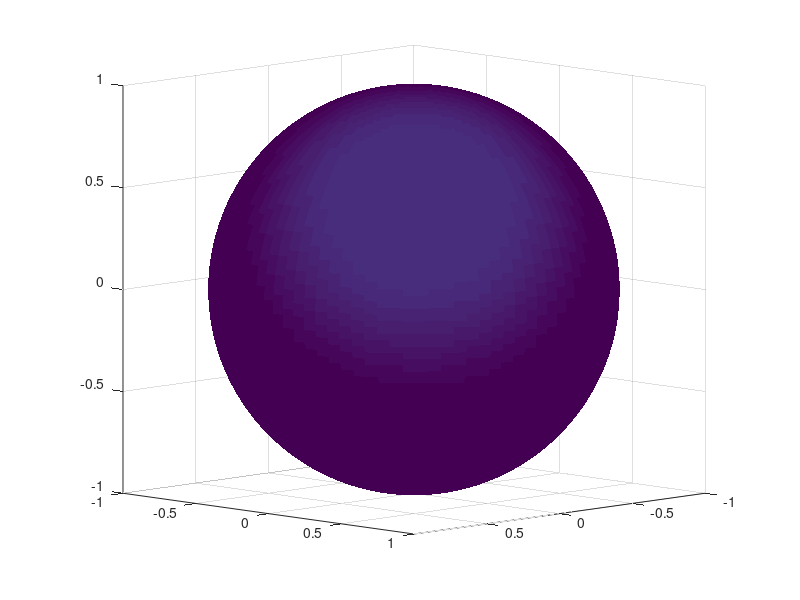
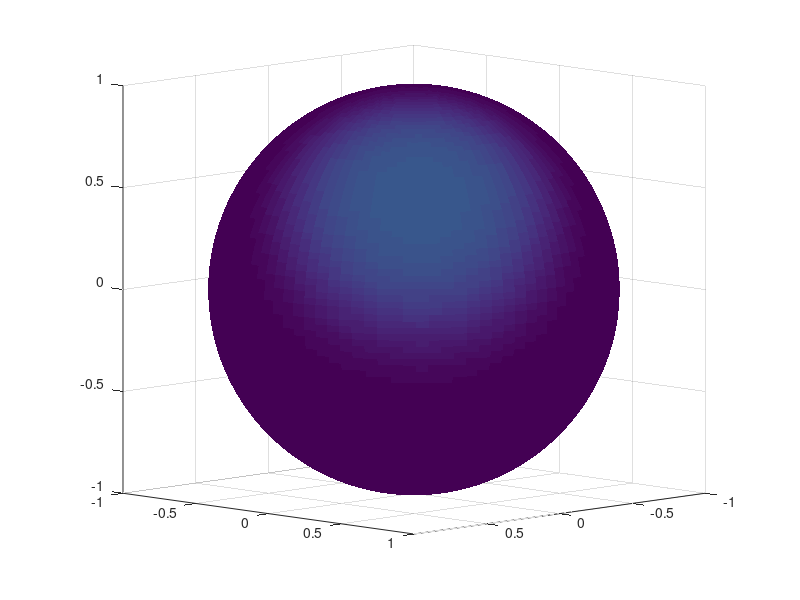
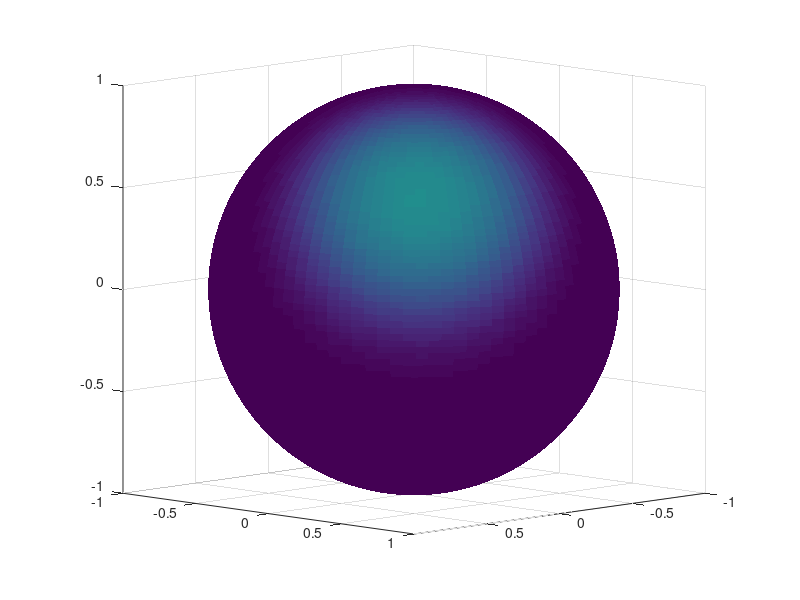
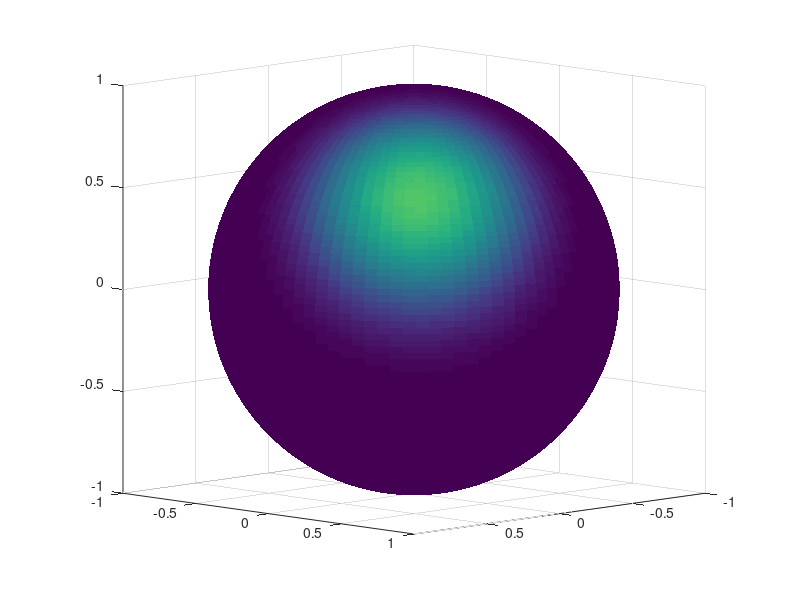

Write MATLAB code to recreate these figures, in order.
function [  ] = S2RealDist(  )

% parameters
n1 = 1;
n2 = 2;

Miu1 = 0;
Miu2 = [1;1;1]/sqrt(3);
Sigma = 1;
k = 10;
P = [0.5,0.5,0.5]*Sigma/sqrt(k);

% intermediate parameters
Miuc = @(x2)Miu1+k*P*(x2-Miu2);
Sigmac = Sigma-k*(P*P');

% Normalizing constant
c1 = 1/sqrt((2*pi)^n1*det(Sigmac));

p = n2+1;
c2 = (k/2)^(p/2-1)/(gamma(p/2)*besseli(p/2-1,k));

% density
f = @(x1,x2)1/c1*exp(-1/2*(x1-Miuc(x2))'*Sigmac^-1*(x1-Miuc(x2)))*...
    1/c2*exp(k*x2'*Miu2);

% grid
Nt1 = 100;
Nt2 = 100;
theta1 = linspace(0,pi,Nt1);
theta2 = linspace(-pi,pi,Nt2);
x2_1 = cos(theta2).*sin(theta1)';
x2_2 = sin(theta2).*sin(theta1)';
x2_3 = repmat(cos(theta1)',1,Nt1);

Nx1 = 11;
x1 = linspace(-1,1,Nx1);

% colormap
color = zeros(Nt1,Nt2,Nx1);
for nt1 = 1:Nt1
    for nt2 = 1:Nt2
        for nx1 = 1:Nx1
            color(nt1,nt2,nx1) = f(x1(nx1),[x2_1(nt1,nt2);x2_2(nt1,nt2);x2_3(nt1,nt2)]);
        end
    end
end
cmax = max(max(max(color)));

% plot
for nx1 = 1:Nx1
    figure;
    surf(x2_1,x2_2,x2_3,color(:,:,nx1),'LineStyle','none');
    caxis([0,cmax]);
    axis equal;
    view([1,1,0.2]);
end

end

